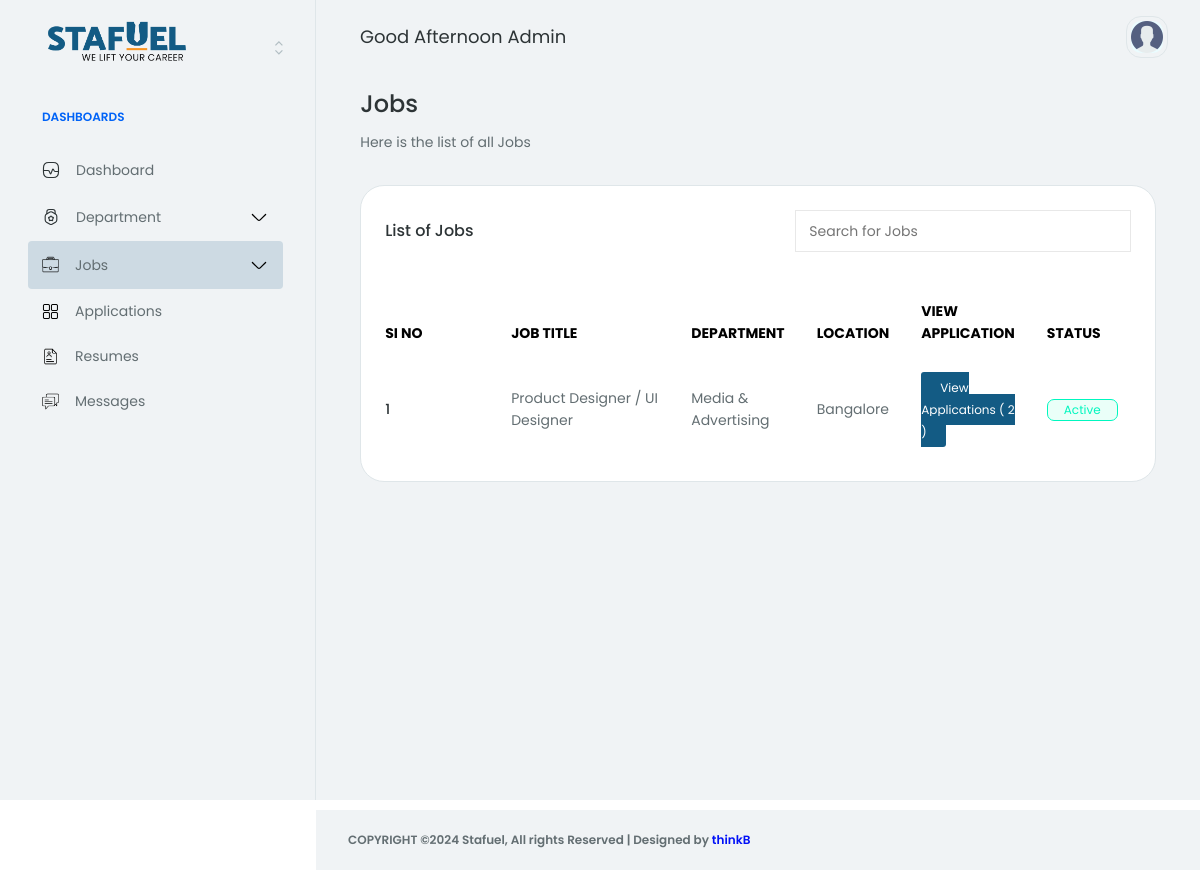
Screenshot of /account/jobs/ (signed in) with the database file from the repository.
### core/models.py (models this page shows, shortened)
class Job(models.Model):
    JOB_TYPE_CHOICES = [
        ('Full Time', 'Full Time'),
        ('Part Time', 'Part Time'),
        ('Internship', 'Internship'),
        ('Freelance', 'Freelance'),
    ]
    EXPERIENCE_CHOICES = [
        ('0-1', '0-1 years'),
        ('1-2', '1-2 years'),
        ('2-3', '2-3 years'),
        ('3-4', '3-4 years'),
        ('4-5', '4-5 years'),
        ('5+', '5+ years'),
    ]
    STATUS_CHOICES = [
        ('active', 'Active'),
        ('inactive', 'Inactive'),
    ]
    title = models.CharField(max_length=255)
    department = models.ForeignKey(Department, on_delete=models.CASCADE)
    location = models.CharField(max_length=255)
    created_at = models.DateTimeField(auto_now_add=True)
    updated_at = models.DateTimeField(auto_now=True)
    salary = models.CharField(max_length=255)
    job_type = models.CharField(max_length=15, choices=JOB_TYPE_CHOICES, default='full time')
    experience = models.CharField(max_length=3, choices=EXPERIENCE_CHOICES)
    job_description = models.TextField()
    skills_required = RichTextField()
    slug = models.SlugField(unique=True, blank=True)
    status = models.CharField(max_length=15, choices=STATUS_CHOICES, default='active')

class Department(models.Model):
    STATUS_CHOICES = [
        ('active', 'Active'),
        ('inactive', 'Inactive'),
    ]
    name = models.CharField(max_length=100)
    icon = models.CharField(max_length=60)
    created_at = models.DateTimeField(auto_now_add=True)
    openings = models.IntegerField()
    slug = models.SlugField(unique=True, blank=True)
    status = models.CharField(max_length=8, choices=STATUS_CHOICES, default='active')

### core/views.py (the view)
# urls.py: path('jobs/', JobListView.as_view(), name='job-list'),
class JobListView(LoginRequiredMixin, ListView):
    model = Job
    template_name = 'backend/jobs.html'
    context_object_name = 'jobs'
    login_url = 'login'  # URL to redirect to if the user is not authenticated
    def get_queryset(self):
        return Job.objects.annotate(application_count=Count('application')).order_by('-created_at')

### templates/backend/jobs.html (shortened to what this page needs)
{% extends 'backend/base.html' %}
{% load static %}
{% block content %}
<div class="row mb-32 gy-32">
    <div class="col-12">
        <div class="row align-items-center justify-content-between g-24">
            <div class="col-12 col-md-6">
                <h3>Jobs</h3>
                <p class="hp-p1-body mb-0">Here is the list of all Jobs</p>
            </div>
        </div>
    </div>
    <div class="col-12">
        <div class="row g-32">
            <div class="col-12 col-lg-12">
                <div class="row g-32">
                    <div class="col-12">
                        <div class="card hp-project-ecommerce-table-card">
                            <div class="card-body">
                                <div class="row">
                                    <div class="col-12">
                                        <div class="d-flex align-items-center justify-content-between mb-32">
                                            <h5 class="mb-0">List of Jobs</h5>
                                            <input class="search__input" type="text" placeholder="Search for Jobs">
                                        </div>
                                        <div class="table-responsive">
                                            <table class="table align-middle mb-0">
                                                <thead>
                                                    <tr>
                                                        <th style="min-width: 110px;">
                                                            <span class="hp-badge-size d-block pb-16 fw-normal text-black fw-bold hp-text-color-dark-50 text-uppercase">SI NO</span>
                                                        </th>
                                                        <th style="min-width: 180px;">
                                                            <span class="hp-badge-size d-block pb-16 fw-normal text-black fw-bold hp-text-color-dark-50 text-uppercase">Job Title</span>
                                                        </th>
                                                        <th>
                                                            <span class="hp-badge-size d-block pb-16 fw-normal text-black fw-bold hp-text-color-dark-50 text-uppercase">Department</span>
                                                        </th>
                                                        <th>
                                                            <span class="hp-badge-size d-block pb-16 fw-normal text-black fw-bold hp-text-color-dark-50 text-uppercase">Location</span>
                                                        </th>
                                                        <th class="">
                                                            <span class="hp-badge-size d-block pb-16 fw-normal text-black fw-bold hp-text-color-dark-50 text-uppercase">View Application</span>
                                                        </th>
                                                        <th class="">
                                                            <span class="hp-badge-size d-block pb-16 fw-normal text-black fw-bold hp-text-color-dark-50 text-uppercase">Status</span>
                                                        </th>
                                                    </tr>
                                                </thead>
                                                <tbody>
                                                    {% for job in jobs %}
                                                        <tr>
                                                            <td class="ps-0">
                                                                <span class="mb-0 fw-medium text-black-100 hp-text-color-dark-0">{{ forloop.counter }}</span>
                                                            </td>
                                                            <td>
                                                                <span class="mb-0 text-black-80 hp-text-color-dark-30">{{ job.title }}</span>
                                                            </td>
                                                            <td>
                                                                <span class="mb-0 text-black-80 hp-text-color-dark-30">{{ job.department.name }}</span>
                                                            </td>
                                                            <td>
                                                                <span class="mb-0 text-black-80 hp-text-color-dark-30">{{ job.location }}</span>
                                                            </td>
                                                            <td>
                                                                <a href="{% url 'view_application_job' job.slug %}">
                                                                    <span class="btn_view mb-0 hp-text-color-dark-30">View Applications ( {{ job.application_count }} )</span>
                                                                </a>
                                                            </td>
                                                            <td>
                                                                {% if job.status == 'active' %}
                                                                <span class="badge bg-success-4 hp-bg-dark-success text-success border-success">
                                                                    <span>Active</span>
                                                                </span>
                                                                {% else %}
                                                                <span class="badge bg-error-4 hp-bg-dark-error text-error border-error">
                                                                    <span>Inactive</span>
                                                                </span>
                                                                {% endif %}
                                                            </td>
                                                        </tr>
                                                    {% endfor %}
                                                </tbody>
                                            </table>
                                        </div>
                                    </div>
                                </div>
                            </div>
                        </div>
                    </div>
                </div>
            </div>
        </div>
    </div>
</div>
{% endblock %}

### static/app-assets/css/base/typography.css (style rules this page uses)
h1, h2, h3, h4, h5, h6, .h1, .h2, .h3, .h4, .h5, .h6 { color: #2d3436; font-weight: 500; }
h3 { font-size: 24px; line-height: 28px; }
h5 { font-size: 16px; line-height: 24px; }
.hp-p1-body { font-size: 14px; line-height: 21px; color: #636e72; font-weight: 400; }

### static/app-assets/css/base/base.css (style rules this page uses)
body { color: #2d3436; font-size: 14px; font-family: "Poppins", sans-serif; line-height: 1.5715; overflow-x: hidden; }
a { -webkit-transition: 0.3s; transition: 0.3s; }
.hp-project-ecommerce-table-card .table thead > tr > th { background: none !important; border-bottom: none; }
.hp-project-ecommerce-table-card .table thead > tr > th:before { visibility: hidden; }
.hp-project-ecommerce-table-card .table thead > tr > th:first-child { padding-left: 0; }
.hp-project-ecommerce-table-card .table tbody > tr > td { border-bottom: none; padding-top: 15px; padding-bottom: 15px; }
.hp-project-ecommerce-table-card .table tbody > tr > td:first-child { padding-left: 0; }
.hp-project-ecommerce-table-card .table tbody > tr:first-child > td { padding-top: 0px; }
.hp-project-ecommerce-table-card .table tbody > tr:last-child > td { border: none; }

### static/app-assets/css/components.css (style rules this page uses)
.badge { background: #f0f3f5; border: 1px solid #b2bec3; }
table td, table th { font-weight: 500; }
.table > :not(:first-child) { border-top-width: 0; }
.table thead th { font-weight: 500; background: #f7fafc; }
.table thead th:first-child { border-top-left-radius: 7px; }
.table td { font-weight: 400; }

### static/assets/css/style.css (style rules this page uses)
:root { --ri5-color-primary-hsl: 242, 69%, 52%; --ri5-color-bg-hsl: 0, 0%, 100%; --ri5-color-contrast-high-hsl: 230, 7%, 23%; --ri5-color-contrast-higher-hsl: 230, 13%, 9%; --ri5-color-bg-darker-hsl: 240, 4%, 90%; --ri5-color-white-hsl: 0, 0%, 100%; --ri5-text-sm: 0.833rem; --radio-switch-width: 186px; --radio-switch-height: 46px; --radio-switch-padding: 1px; --radio-switch-radius: 100vw; --radio-switch-animation-duration: 0.3s; }
.btn_view { background: #135b84; padding: 7px 19px; color: white; font-size: 12px; border-radius: 3px; }
.search__input { width: 45%; transition: 0.8s ease-in; padding: 9px 13px; border: 0.5px solid #e8e8e8; outline: none; }

### rows the page displays
Job: title "Product Designer / UI Designer", department.name "Media & Advertising", location "Bangalore", application_count "2", status "Active"
